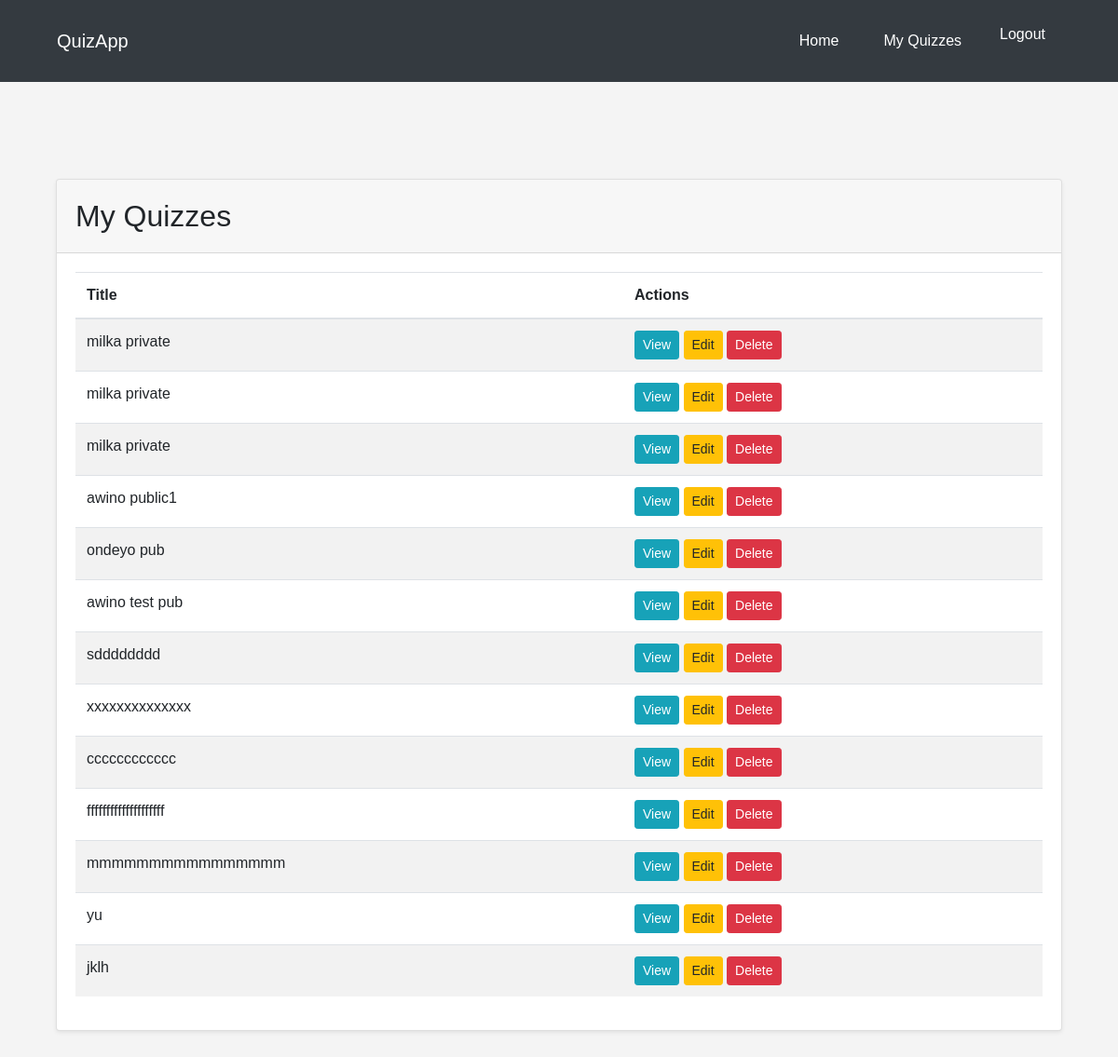
/quizzes/my-quizzes/ (signed in), run on an earlier commit of the app's database.
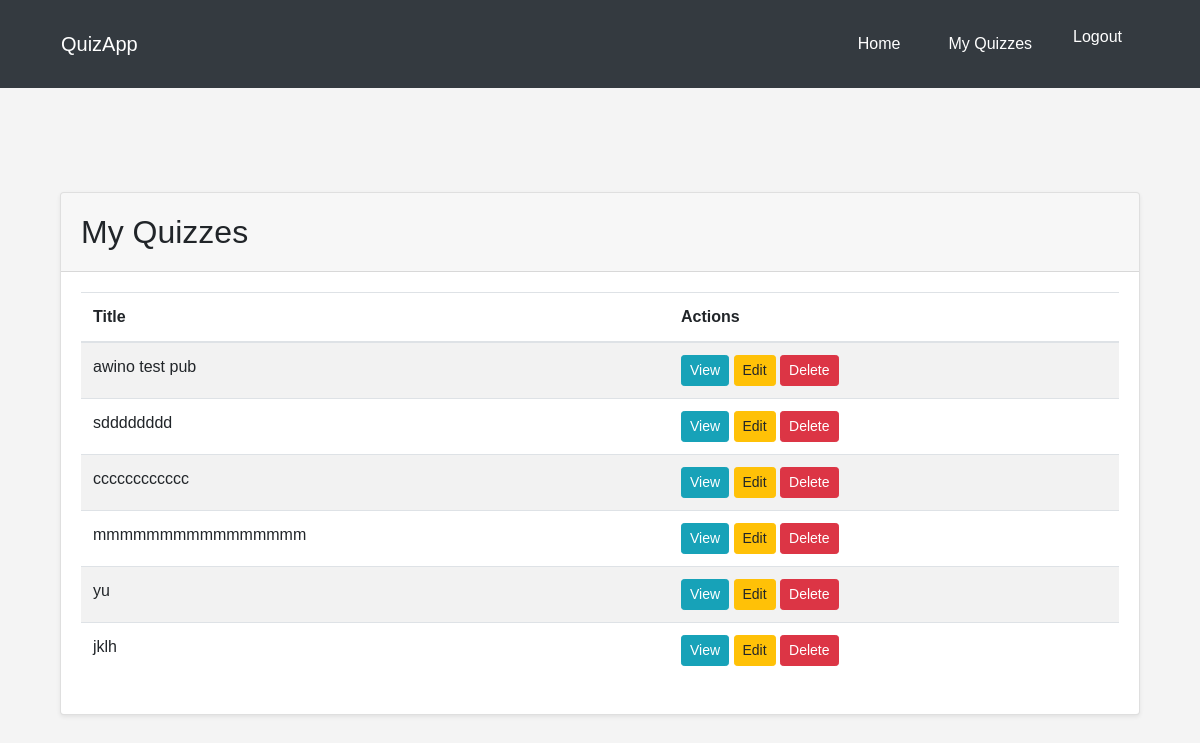
And on a later commit of the database.
### quizzes/models.py (models this page shows, shortened)
class Quiz(models.Model):
    title = models.CharField(max_length=255)
    description = models.TextField()
    created_by = models.ForeignKey(User, on_delete=models.CASCADE)
    created_at = models.DateTimeField(auto_now_add=True)
    is_public = models.BooleanField(default=False)
    share_link = models.URLField(blank=True, null=True)

### quizzes/views.py (the view)
# urls.py: path('my-quizzes/', my_quizzes, name='my_quizzes'),
@login_required
def my_quizzes(request):
    user_quizzes = Quiz.objects.filter(created_by=request.user)
    return render(request, 'quizzes/my_quizzes.html', {'quizzes': user_quizzes})

### templates/quizzes/my_quizzes.html
{% extends 'base.html' %}
{% block content %}
<div class="container mt-5">
    <div class="card shadow-sm">
        <div class="card-header">
            <h2 class="my-2">My Quizzes</h2>
        </div>
        <div class="card-body">
            <table class="table table-striped">
                <thead>
                    <tr>
                        <th>Title</th>
                        <th>Actions</th>
                    </tr>
                </thead>
                <tbody>
                    {% for quiz in quizzes %}
                        <tr>
                            <td>{{ quiz.title }}</td>
                            <td>
                                <a href="{% url 'quiz_detail' quiz.id %}" class="btn btn-info btn-sm">View</a>
                                <a href="{% url 'edit_quiz' quiz.id %}" class="btn btn-warning btn-sm">Edit</a>
                                <a href="{% url 'delete_quiz' quiz.id %}" class="btn btn-danger btn-sm">Delete</a>
                            </td>
                        </tr>
                    {% endfor %}
                </tbody>
            </table>
        </div>
    </div>
</div>
{% endblock %}

What changed in the data, as far as the page shows it:
removed Quiz: title "milka private"
removed Quiz: title "milka private"
removed Quiz: title "milka private"
removed Quiz: title "awino public1"
removed Quiz: title "ondeyo pub"
removed Quiz: title "xxxxxxxxxxxxxx"
removed Quiz: title "ffffffffffffffffffff"
